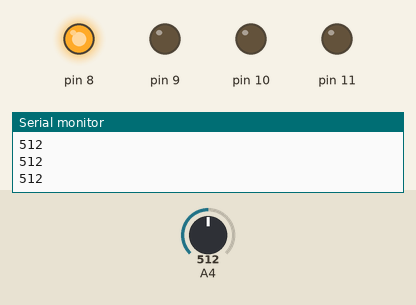
Bench run of a sketch on a simulated Arduino Uno, built with avr-gcc and run on an emulated ATmega328P. Shown: output pins drawn as LEDs (lit = HIGH), the last lines printed to the serial monitor. The test bench sets the inputs (shaded band); at power-on: A4 = 512.

Above: at 1.2 s.
1.3 s: A4 set to 537
2.8 s: A4 set to 558
At 3.9 s:
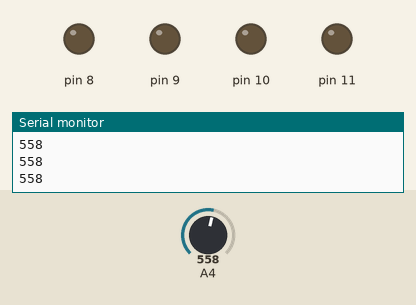
4.3 s: A4 set to 390
At 5.2 s:
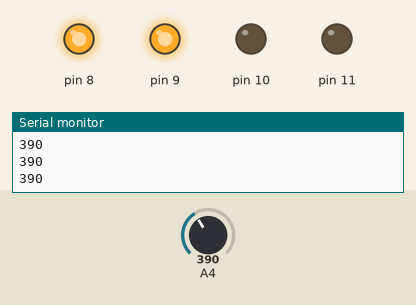
5.8 s: A4 set to 310
7.3 s: A4 set to 286
At 8.5 s:
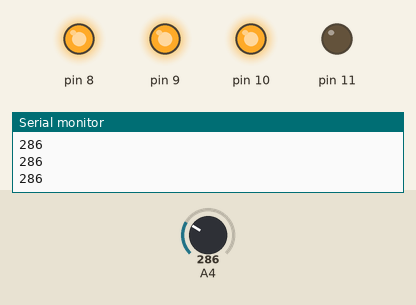
8.8 s: A4 set to 306
At 9.9 s:
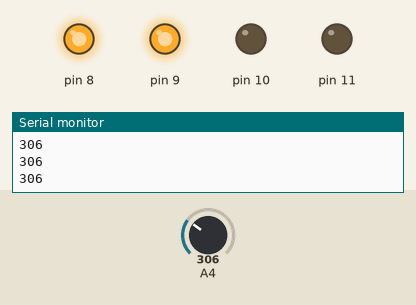
Timing chart, 0 to 11.3 s (numbered marks = the images above; inputs shaded):
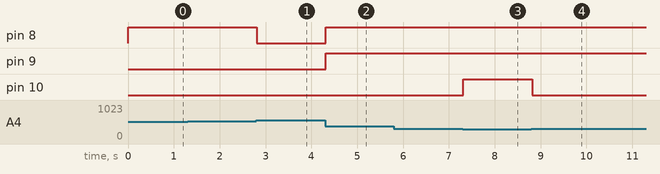

Measured:
- the behaviour switches between 549 and 550 on A4 (found by bisection; images 0 and 1)
- the behaviour switches between 300 and 299 on A4 (found by bisection; images 2 and 3)
- after the input at 2.8 s, pin 8: HIGH → LOW at once
- after the input at 4.3 s, pin 8, pin 9: LOW → HIGH at once
- after the input at 7.3 s, pin 10: LOW → HIGH at once
- after the input at 8.8 s, pin 10: HIGH → LOW at once

The sketch:

ldr.ino
```cpp
  int value = 0;
  void setup()
  {
    // put your setup code here, to run once:
   pinMode(A4,INPUT);
     Serial.begin(9600);
     pinMode(8,OUTPUT);
      pinMode(9,OUTPUT);
       pinMode(10,OUTPUT);
        pinMode(11,OUTPUT);
  }

  void loop()
  {
      // put your main code here, to run repeatedly:
      value = analogRead(A4);
      Serial.println(value);
      delay(10);
      if(value>=550)
      {
        digitalWrite(8,LOW);
        digitalWrite(9,LOW);
        digitalWrite(10,LOW);
        digitalWrite(11,LOW);
      }
      else if(value>=400)
      {
        digitalWrite(8,HIGH);
        digitalWrite(9,LOW);
        digitalWrite(10,LOW);
        digitalWrite(11,LOW);
      }
      else if(value>=300)
      {
        digitalWrite(8,HIGH);
        digitalWrite(9,HIGH);
        digitalWrite(10,LOW);
        digitalWrite(11,LOW);
      }
      else if(value>=200)
      {
        digitalWrite(8,HIGH);
        digitalWrite(9,HIGH);
        digitalWrite(10,HIGH);
        digitalWrite(11,LOW);
      }
     else
     {
        digitalWrite(8,HIGH);
        digitalWrite(9,HIGH);
        digitalWrite(10,HIGH);
        digitalWrite(11,HIGH);
     }
     }
```
